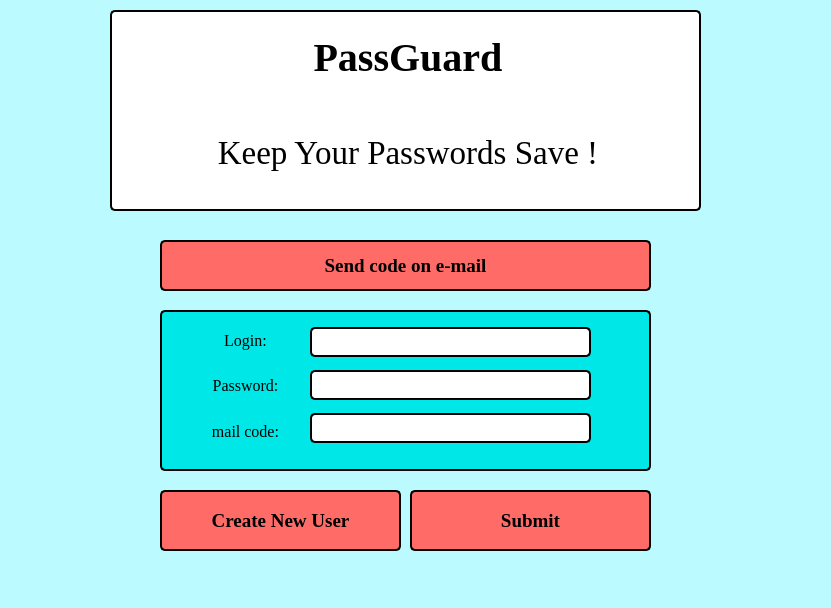
<?xml version="1.0" encoding="UTF-8"?>
<ui version="4.0">
 <class>MainWindow</class>
 <widget class="QMainWindow" name="MainWindow">
  <property name="geometry">
   <rect>
    <x>0</x>
    <y>0</y>
    <width>831</width>
    <height>608</height>
   </rect>
  </property>
  <property name="windowTitle">
   <string>Password Guardian</string>
  </property>
  <property name="windowIcon">
   <iconset>
    <normaloff>padlock.ico</normaloff>padlock.ico</iconset>
  </property>
  <property name="styleSheet">
   <string notr="true">QMainWindow{
	background-color: rgb(187, 250, 255);
}</string>
  </property>
  <widget class="QWidget" name="centralwidget">
   <property name="styleSheet">
    <string notr="true">QPushButton:hover{
	background-color: rgb(206, 34, 34);
}
QPushButton:pressed{
	background-color: rgb(1, 35, 255);
}
QPushButton{
	background-color: rgb(255, 107, 102);
	border: 2px solid black;
	border-radius: 5px;
}
</string>
   </property>
   <widget class="QPushButton" name="mailbutt">
    <property name="geometry">
     <rect>
      <x>160</x>
      <y>240</y>
      <width>491</width>
      <height>51</height>
     </rect>
    </property>
    <property name="font">
     <font>
      <family>Times New Roman</family>
      <pointsize>14</pointsize>
      <weight>75</weight>
      <bold>true</bold>
     </font>
    </property>
    <property name="styleSheet">
     <string notr="true"/>
    </property>
    <property name="text">
     <string>Send code on e-mail</string>
    </property>
    <property name="checkable">
     <bool>false</bool>
    </property>
    <property name="checked">
     <bool>false</bool>
    </property>
   </widget>
   <widget class="QPushButton" name="submit">
    <property name="geometry">
     <rect>
      <x>410</x>
      <y>490</y>
      <width>241</width>
      <height>61</height>
     </rect>
    </property>
    <property name="font">
     <font>
      <family>Times New Roman</family>
      <pointsize>14</pointsize>
      <weight>75</weight>
      <bold>true</bold>
     </font>
    </property>
    <property name="text">
     <string>Submit</string>
    </property>
    <property name="shortcut">
     <string>Return</string>
    </property>
   </widget>
   <widget class="QFrame" name="frame">
    <property name="geometry">
     <rect>
      <x>110</x>
      <y>10</y>
      <width>591</width>
      <height>201</height>
     </rect>
    </property>
    <property name="styleSheet">
     <string notr="true">QFrame#frame{
	background-color: rgb(255, 255, 255);
	border: 2px solid black;
	border-radius: 5px;
}</string>
    </property>
    <property name="frameShape">
     <enum>QFrame::StyledPanel</enum>
    </property>
    <property name="frameShadow">
     <enum>QFrame::Raised</enum>
    </property>
    <widget class="QLabel" name="title">
     <property name="geometry">
      <rect>
       <x>50</x>
       <y>10</y>
       <width>496</width>
       <height>75</height>
      </rect>
     </property>
     <property name="font">
      <font>
       <family>Times New Roman</family>
       <pointsize>30</pointsize>
       <weight>75</weight>
       <bold>true</bold>
      </font>
     </property>
     <property name="text">
      <string>PassGuard</string>
     </property>
     <property name="alignment">
      <set>Qt::AlignCenter</set>
     </property>
     <property name="margin">
      <number>9</number>
     </property>
    </widget>
    <widget class="QLabel" name="subtitle">
     <property name="geometry">
      <rect>
       <x>50</x>
       <y>100</y>
       <width>496</width>
       <height>86</height>
      </rect>
     </property>
     <property name="font">
      <font>
       <family>Times New Roman</family>
       <pointsize>25</pointsize>
       <underline>false</underline>
       <strikeout>false</strikeout>
       <kerning>true</kerning>
      </font>
     </property>
     <property name="text">
      <string>Keep Your Passwords Save !</string>
     </property>
     <property name="alignment">
      <set>Qt::AlignCenter</set>
     </property>
     <property name="margin">
      <number>8</number>
     </property>
    </widget>
   </widget>
   <widget class="QFrame" name="frame_2">
    <property name="geometry">
     <rect>
      <x>160</x>
      <y>310</y>
      <width>491</width>
      <height>161</height>
     </rect>
    </property>
    <property name="styleSheet">
     <string notr="true">QFrame#frame_2{
	background-color: rgb(0, 231, 231);
	border: 2px solid black;
	border-radius: 5px;
}
QLineEdit{
	border: 2px solid black;
	border-radius: 5px;
}</string>
    </property>
    <property name="frameShape">
     <enum>QFrame::StyledPanel</enum>
    </property>
    <property name="frameShadow">
     <enum>QFrame::Raised</enum>
    </property>
    <widget class="QWidget" name="verticalLayoutWidget_3">
     <property name="geometry">
      <rect>
       <x>150</x>
       <y>10</y>
       <width>281</width>
       <height>131</height>
      </rect>
     </property>
     <layout class="QVBoxLayout" name="verticalLayout_3">
      <item>
       <widget class="QLineEdit" name="lineEdit_login">
        <property name="minimumSize">
         <size>
          <width>0</width>
          <height>30</height>
         </size>
        </property>
        <property name="font">
         <font>
          <family>Times New Roman</family>
          <pointsize>12</pointsize>
         </font>
        </property>
        <property name="alignment">
         <set>Qt::AlignCenter</set>
        </property>
       </widget>
      </item>
      <item>
       <widget class="QLineEdit" name="lineEdit_pass">
        <property name="minimumSize">
         <size>
          <width>0</width>
          <height>30</height>
         </size>
        </property>
        <property name="font">
         <font>
          <family>Times New Roman</family>
          <pointsize>12</pointsize>
         </font>
        </property>
        <property name="echoMode">
         <enum>QLineEdit::Password</enum>
        </property>
        <property name="alignment">
         <set>Qt::AlignCenter</set>
        </property>
       </widget>
      </item>
      <item>
       <widget class="QLineEdit" name="lineEdit_mail">
        <property name="minimumSize">
         <size>
          <width>0</width>
          <height>30</height>
         </size>
        </property>
        <property name="font">
         <font>
          <family>Times New Roman</family>
          <pointsize>12</pointsize>
         </font>
        </property>
        <property name="alignment">
         <set>Qt::AlignCenter</set>
        </property>
       </widget>
      </item>
     </layout>
    </widget>
    <widget class="QWidget" name="verticalLayoutWidget_2">
     <property name="geometry">
      <rect>
       <x>20</x>
       <y>10</y>
       <width>131</width>
       <height>131</height>
      </rect>
     </property>
     <layout class="QVBoxLayout" name="verticalLayout_2">
      <item>
       <widget class="QLabel" name="label_login">
        <property name="font">
         <font>
          <family>Times New Roman</family>
          <pointsize>12</pointsize>
         </font>
        </property>
        <property name="text">
         <string>Login:</string>
        </property>
        <property name="alignment">
         <set>Qt::AlignCenter</set>
        </property>
       </widget>
      </item>
      <item>
       <widget class="QLabel" name="label_pass">
        <property name="font">
         <font>
          <family>Times New Roman</family>
          <pointsize>12</pointsize>
         </font>
        </property>
        <property name="text">
         <string>Password:</string>
        </property>
        <property name="alignment">
         <set>Qt::AlignCenter</set>
        </property>
       </widget>
      </item>
      <item>
       <widget class="QLabel" name="label_mail">
        <property name="font">
         <font>
          <family>Times New Roman</family>
          <pointsize>12</pointsize>
         </font>
        </property>
        <property name="text">
         <string>mail code:</string>
        </property>
        <property name="alignment">
         <set>Qt::AlignCenter</set>
        </property>
       </widget>
      </item>
     </layout>
    </widget>
   </widget>
   <widget class="QPushButton" name="create_user">
    <property name="geometry">
     <rect>
      <x>160</x>
      <y>490</y>
      <width>241</width>
      <height>61</height>
     </rect>
    </property>
    <property name="font">
     <font>
      <family>Times New Roman</family>
      <pointsize>14</pointsize>
      <weight>75</weight>
      <bold>true</bold>
     </font>
    </property>
    <property name="text">
     <string>Create New User</string>
    </property>
   </widget>
  </widget>
 </widget>
 <resources/>
 <connections/>
</ui>
